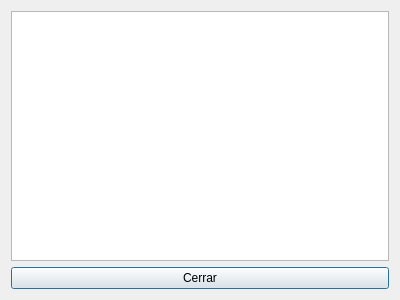
<?xml version="1.0" encoding="UTF-8"?>
<ui version="4.0">
 <class>InterruptWindow</class>
 <widget class="QDialog" name="InterruptWindow">
  <property name="geometry">
   <rect>
    <x>0</x>
    <y>0</y>
    <width>400</width>
    <height>300</height>
   </rect>
  </property>
  <property name="windowTitle">
   <string>Interrupciones del sistema.</string>
  </property>
  <layout class="QVBoxLayout" name="verticalLayout">
   <item>
    <widget class="QPlainTextEdit" name="plainTextEdit">
     <property name="readOnly">
      <bool>true</bool>
     </property>
    </widget>
   </item>
   <item>
    <widget class="QPushButton" name="pushButton">
     <property name="toolTip">
      <string>&lt;html&gt;&lt;head/&gt;&lt;body&gt;&lt;p&gt;Cierra esta ventana.&lt;/p&gt;&lt;/body&gt;&lt;/html&gt;</string>
     </property>
     <property name="text">
      <string>Cerrar</string>
     </property>
     <property name="default">
      <bool>true</bool>
     </property>
    </widget>
   </item>
  </layout>
 </widget>
 <resources/>
 <connections>
  <connection>
   <sender>pushButton</sender>
   <signal>clicked()</signal>
   <receiver>InterruptWindow</receiver>
   <slot>close()</slot>
   <hints>
    <hint type="sourcelabel">
     <x>176</x>
     <y>276</y>
    </hint>
    <hint type="destinationlabel">
     <x>250</x>
     <y>296</y>
    </hint>
   </hints>
  </connection>
 </connections>
</ui>
